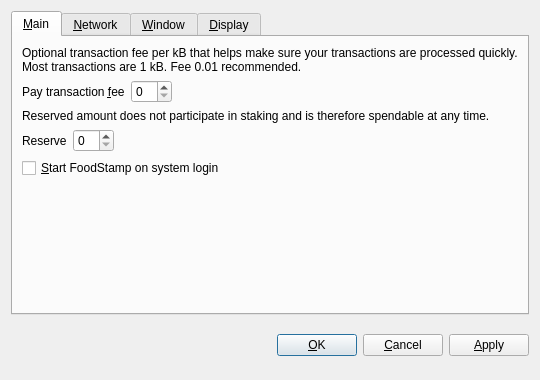
<?xml version="1.0" encoding="UTF-8"?>
<ui version="4.0">
 <class>OptionsDialog</class>
 <widget class="QDialog" name="OptionsDialog">
  <property name="geometry">
   <rect>
    <x>0</x>
    <y>0</y>
    <width>540</width>
    <height>380</height>
   </rect>
  </property>
  <property name="windowTitle">
   <string>Options</string>
  </property>
  <property name="modal">
   <bool>true</bool>
  </property>
  <layout class="QVBoxLayout" name="verticalLayout">
   <item>
    <widget class="QTabWidget" name="tabWidget">
     <property name="tabPosition">
      <enum>QTabWidget::North</enum>
     </property>
     <property name="currentIndex">
      <number>0</number>
     </property>
     <widget class="QWidget" name="tabMain">
      <attribute name="title">
       <string>&amp;Main</string>
      </attribute>
      <layout class="QVBoxLayout" name="verticalLayout_Main">
       <item>
        <widget class="QLabel" name="transactionFeeInfoLabel">
         <property name="text">
          <string>Optional transaction fee per kB that helps make sure your transactions are processed quickly. Most transactions are 1 kB. Fee 0.01 recommended.</string>
         </property>
         <property name="textFormat">
          <enum>Qt::PlainText</enum>
         </property>
         <property name="wordWrap">
          <bool>true</bool>
         </property>
        </widget>
       </item>
       <item>
        <layout class="QHBoxLayout" name="horizontalLayoutFee">
         <item>
          <widget class="QLabel" name="transactionFeeLabel">
           <property name="text">
            <string>Pay transaction &amp;fee</string>
           </property>
           <property name="textFormat">
            <enum>Qt::PlainText</enum>
           </property>
           <property name="buddy">
            <cstring>transactionFee</cstring>
           </property>
          </widget>
         </item>
         <item>
          <widget class="BitcoinAmountField" name="transactionFee"/>
         </item>
         <item>
          <spacer name="horizontalSpacerFee">
           <property name="orientation">
            <enum>Qt::Horizontal</enum>
           </property>
           <property name="sizeHint" stdset="0">
            <size>
             <width>40</width>
             <height>20</height>
            </size>
           </property>
          </spacer>
         </item>
        </layout>
       </item>
       <item>
        <widget class="QLabel" name="reserveBalanceInfoLabel">
         <property name="text">
          <string>Reserved amount does not participate in staking and is therefore spendable at any time.</string>
         </property>
         <property name="textFormat">
          <enum>Qt::PlainText</enum>
         </property>
         <property name="wordWrap">
          <bool>true</bool>
         </property>
        </widget>
       </item>
       <item>
        <layout class="QHBoxLayout" name="horizontalLayoutReserveBalance">
         <item>
          <widget class="QLabel" name="reserveBalanceLabel">
           <property name="text">
            <string>Reserve</string>
           </property>
           <property name="textFormat">
            <enum>Qt::PlainText</enum>
           </property>
           <property name="buddy">
            <cstring>reserveBalance</cstring>
           </property>
          </widget>
         </item>
         <item>
          <widget class="BitcoinAmountField" name="reserveBalance"/>
         </item>
         <item>
          <spacer name="horizontalSpacerReserveBalance">
           <property name="orientation">
            <enum>Qt::Horizontal</enum>
           </property>
           <property name="sizeHint" stdset="0">
            <size>
             <width>40</width>
             <height>20</height>
            </size>
           </property>
          </spacer>
         </item>
        </layout>
       </item>
       <item>
        <widget class="QCheckBox" name="bitcoinAtStartup">
         <property name="toolTip">
          <string>Automatically start FoodStamp after logging in to the system.</string>
         </property>
         <property name="text">
          <string>&amp;Start FoodStamp on system login</string>
         </property>
        </widget>
       </item>
       <item>
        <spacer name="verticalSpacer_Main">
         <property name="orientation">
          <enum>Qt::Vertical</enum>
         </property>
         <property name="sizeHint" stdset="0">
          <size>
           <width>20</width>
           <height>40</height>
          </size>
         </property>
        </spacer>
       </item>
      </layout>
     </widget>
     <widget class="QWidget" name="tabNetwork">
      <attribute name="title">
       <string>&amp;Network</string>
      </attribute>
      <layout class="QVBoxLayout" name="verticalLayout_Network">
       <item>
        <widget class="QCheckBox" name="mapPortUpnp">
         <property name="toolTip">
          <string>Automatically open the FoodStamp client port on the router. This only works when your router supports UPnP and it is enabled.</string>
         </property>
         <property name="text">
          <string>Map port using &amp;UPnP</string>
         </property>
        </widget>
       </item>
       <item>
        <widget class="QCheckBox" name="connectSocks">
         <property name="toolTip">
          <string>Connect to the FoodStamp network through a SOCKS proxy (e.g. when connecting through Tor).</string>
         </property>
         <property name="text">
          <string>&amp;Connect through SOCKS proxy:</string>
         </property>
        </widget>
       </item>
       <item>
        <layout class="QHBoxLayout" name="horizontalLayout_Network">
         <item>
          <widget class="QLabel" name="proxyIpLabel">
           <property name="text">
            <string>Proxy &amp;IP:</string>
           </property>
           <property name="textFormat">
            <enum>Qt::PlainText</enum>
           </property>
           <property name="buddy">
            <cstring>proxyIp</cstring>
           </property>
          </widget>
         </item>
         <item>
          <widget class="QValidatedLineEdit" name="proxyIp">
           <property name="maximumSize">
            <size>
             <width>140</width>
             <height>16777215</height>
            </size>
           </property>
           <property name="toolTip">
            <string>IP address of the proxy (e.g. 127.0.0.1)</string>
           </property>
          </widget>
         </item>
         <item>
          <widget class="QLabel" name="proxyPortLabel">
           <property name="text">
            <string>&amp;Port:</string>
           </property>
           <property name="textFormat">
            <enum>Qt::PlainText</enum>
           </property>
           <property name="buddy">
            <cstring>proxyPort</cstring>
           </property>
          </widget>
         </item>
         <item>
          <widget class="QLineEdit" name="proxyPort">
           <property name="maximumSize">
            <size>
             <width>55</width>
             <height>16777215</height>
            </size>
           </property>
           <property name="toolTip">
            <string>Port of the proxy (e.g. 9050)</string>
           </property>
          </widget>
         </item>
         <item>
          <widget class="QLabel" name="socksVersionLabel">
           <property name="text">
            <string>SOCKS &amp;Version:</string>
           </property>
           <property name="textFormat">
            <enum>Qt::PlainText</enum>
           </property>
           <property name="buddy">
            <cstring>socksVersion</cstring>
           </property>
          </widget>
         </item>
         <item>
          <widget class="QValueComboBox" name="socksVersion">
           <property name="toolTip">
            <string>SOCKS version of the proxy (e.g. 5)</string>
           </property>
          </widget>
         </item>
         <item>
          <spacer name="horizontalSpacer_Network">
           <property name="orientation">
            <enum>Qt::Horizontal</enum>
           </property>
           <property name="sizeHint" stdset="0">
            <size>
             <width>40</width>
             <height>20</height>
            </size>
           </property>
          </spacer>
         </item>
        </layout>
       </item>
       <item>
        <spacer name="verticalSpacer_Network">
         <property name="orientation">
          <enum>Qt::Vertical</enum>
         </property>
         <property name="sizeHint" stdset="0">
          <size>
           <width>20</width>
           <height>40</height>
          </size>
         </property>
        </spacer>
       </item>
      </layout>
     </widget>
     <widget class="QWidget" name="tabWindow">
      <attribute name="title">
       <string>&amp;Window</string>
      </attribute>
      <layout class="QVBoxLayout" name="verticalLayout_Window">
       <item>
        <widget class="QCheckBox" name="minimizeToTray">
         <property name="toolTip">
          <string>Show only a tray icon after minimizing the window.</string>
         </property>
         <property name="text">
          <string>&amp;Minimize to the tray instead of the taskbar</string>
         </property>
        </widget>
       </item>
       <item>
        <widget class="QCheckBox" name="minimizeOnClose">
         <property name="toolTip">
          <string>Minimize instead of exit the application when the window is closed. When this option is enabled, the application will be closed only after selecting Quit in the menu.</string>
         </property>
         <property name="text">
          <string>M&amp;inimize on close</string>
         </property>
        </widget>
       </item>
       <item>
        <spacer name="verticalSpacer_Window">
         <property name="orientation">
          <enum>Qt::Vertical</enum>
         </property>
         <property name="sizeHint" stdset="0">
          <size>
           <width>20</width>
           <height>40</height>
          </size>
         </property>
        </spacer>
       </item>
      </layout>
     </widget>
     <widget class="QWidget" name="tabDisplay">
      <attribute name="title">
       <string>&amp;Display</string>
      </attribute>
      <layout class="QVBoxLayout" name="verticalLayout_Display">
       <item>
        <layout class="QHBoxLayout" name="horizontalLayout_1_Display">
         <item>
          <widget class="QLabel" name="langLabel">
           <property name="text">
            <string>User Interface &amp;language:</string>
           </property>
           <property name="textFormat">
            <enum>Qt::PlainText</enum>
           </property>
           <property name="buddy">
            <cstring>lang</cstring>
           </property>
          </widget>
         </item>
         <item>
          <widget class="QValueComboBox" name="lang">
           <property name="toolTip">
            <string>The user interface language can be set here. This setting will take effect after restarting FoodStamp.</string>
           </property>
          </widget>
         </item>
        </layout>
       </item>
       <item>
        <layout class="QHBoxLayout" name="horizontalLayout_2_Display">
         <item>
          <widget class="QLabel" name="unitLabel">
           <property name="text">
            <string>&amp;Unit to show amounts in:</string>
           </property>
           <property name="textFormat">
            <enum>Qt::PlainText</enum>
           </property>
           <property name="buddy">
            <cstring>unit</cstring>
           </property>
          </widget>
         </item>
         <item>
          <widget class="QValueComboBox" name="unit">
           <property name="toolTip">
            <string>Choose the default subdivision unit to show in the interface and when sending coins.</string>
           </property>
          </widget>
         </item>
        </layout>
       </item>
       <item>
        <widget class="QCheckBox" name="displayAddresses">
         <property name="toolTip">
          <string>Whether to show FoodStamp addresses in the transaction list or not.</string>
         </property>
         <property name="text">
          <string>&amp;Display addresses in transaction list</string>
         </property>
        </widget>
       </item>
       <item>
        <widget class="QCheckBox" name="coinControlFeatures">
         <property name="toolTip">
          <string>Whether to show coin control features or not.</string>
         </property>
         <property name="text">
          <string>Display coin &amp;control features (experts only!)</string>
         </property>
        </widget>
       </item>
       <item>
        <spacer name="verticalSpacer_Display">
         <property name="orientation">
          <enum>Qt::Vertical</enum>
         </property>
         <property name="sizeHint" stdset="0">
          <size>
           <width>20</width>
           <height>40</height>
          </size>
         </property>
        </spacer>
       </item>
      </layout>
     </widget>
    </widget>
   </item>
   <item>
    <layout class="QHBoxLayout" name="horizontalLayout_Buttons">
     <item>
      <spacer name="horizontalSpacer_1">
       <property name="orientation">
        <enum>Qt::Horizontal</enum>
       </property>
       <property name="sizeHint" stdset="0">
        <size>
         <width>40</width>
         <height>48</height>
        </size>
       </property>
      </spacer>
     </item>
     <item>
      <widget class="QLabel" name="statusLabel">
       <property name="font">
        <font>
         <weight>75</weight>
         <bold>true</bold>
        </font>
       </property>
       <property name="text">
        <string/>
       </property>
       <property name="textFormat">
        <enum>Qt::PlainText</enum>
       </property>
       <property name="wordWrap">
        <bool>true</bool>
       </property>
      </widget>
     </item>
     <item>
      <spacer name="horizontalSpacer_2">
       <property name="orientation">
        <enum>Qt::Horizontal</enum>
       </property>
       <property name="sizeHint" stdset="0">
        <size>
         <width>40</width>
         <height>48</height>
        </size>
       </property>
      </spacer>
     </item>
     <item>
      <widget class="QPushButton" name="okButton">
       <property name="text">
        <string>&amp;OK</string>
       </property>
      </widget>
     </item>
     <item>
      <widget class="QPushButton" name="cancelButton">
       <property name="text">
        <string>&amp;Cancel</string>
       </property>
       <property name="autoDefault">
        <bool>false</bool>
       </property>
      </widget>
     </item>
     <item>
      <widget class="QPushButton" name="applyButton">
       <property name="text">
        <string>&amp;Apply</string>
       </property>
       <property name="autoDefault">
        <bool>false</bool>
       </property>
      </widget>
     </item>
    </layout>
   </item>
  </layout>
 </widget>
 <customwidgets>
  <customwidget>
   <class>BitcoinAmountField</class>
   <extends>QSpinBox</extends>
   <header>bitcoinamountfield.h</header>
  </customwidget>
  <customwidget>
   <class>QValueComboBox</class>
   <extends>QComboBox</extends>
   <header>qvaluecombobox.h</header>
  </customwidget>
  <customwidget>
   <class>QValidatedLineEdit</class>
   <extends>QLineEdit</extends>
   <header>qvalidatedlineedit.h</header>
  </customwidget>
 </customwidgets>
 <resources/>
 <connections/>
</ui>
